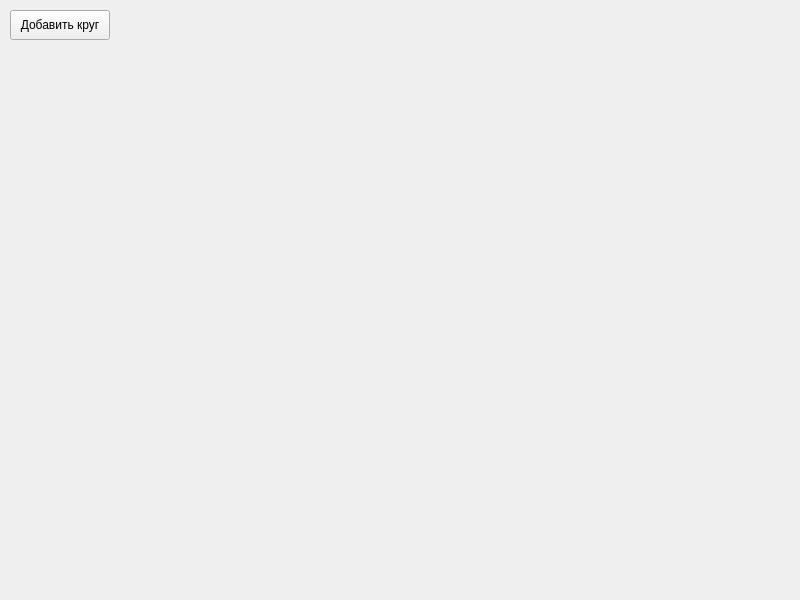
<?xml version="1.0" encoding="UTF-8"?>
<ui version="4.0">
 <class>Form</class>
 <widget class="QWidget" name="Form">
  <property name="geometry">
   <rect>
    <x>0</x>
    <y>0</y>
    <width>800</width>
    <height>600</height>
   </rect>
  </property>
  <property name="windowTitle">
   <string>Окружности</string>
  </property>
  <widget class="QPushButton" name="btn">
   <property name="geometry">
    <rect>
     <x>10</x>
     <y>10</y>
     <width>100</width>
     <height>30</height>
    </rect>
   </property>
   <property name="text">
    <string>Добавить круг</string>
   </property>
  </widget>
 </widget>
 <resources/>
 <connections/>
</ui>
